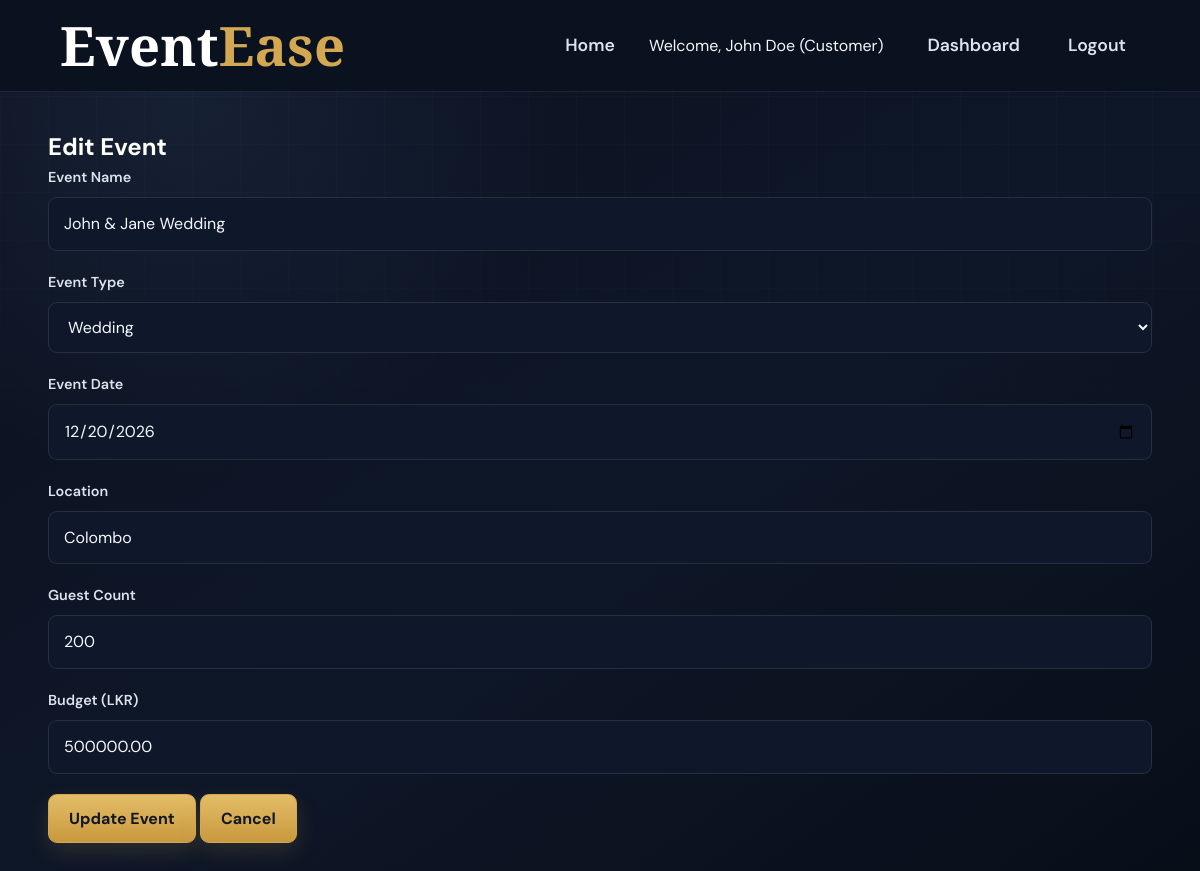
Screenshot of /?url=event/edit/1 (signed in) with the database file from the repository.
### tables this page shows
CREATE TABLE Events (
    event_id INT AUTO_INCREMENT PRIMARY KEY,
    customer_id INT NOT NULL,
    event_type_id INT NOT NULL,
    event_name VARCHAR(100) NOT NULL,
    event_date DATE NOT NULL,
    location VARCHAR(255) NOT NULL,
    guest_count INT NOT NULL,
    budget DECIMAL(10,2) NOT NULL,
    status ENUM('active','cancelled') DEFAULT 'active',
    created_at TIMESTAMP DEFAULT CURRENT_TIMESTAMP,
    FOREIGN KEY (customer_id) REFERENCES Customer(customer_id) ON DELETE CASCADE,
    FOREIGN KEY (event_type_id) REFERENCES EventType(event_type_id)
);

CREATE TABLE EventType (
    event_type_id INT AUTO_INCREMENT PRIMARY KEY,
    event_type_name VARCHAR(50) UNIQUE NOT NULL,
    description TEXT,
    status ENUM('active','inactive') DEFAULT 'active'
);

### app/controllers/EventController.php (called while the page is built, shortened)
<?php
class EventController {
    public function edit($eventId = null) {
        $event = Event::findById($eventId);
        $eventTypes = Event::getAllEventTypes();
        require_once '../app/views/customer/edit_event.php';
    }
}
?>

### app/models/Event.php (called while the page is built, shortened)
<?php
class Event {
    public static function findById($eventId) {
        $db = Database::getConnection();
        $stmt = $db->prepare("SELECT e.*, et.event_type_name FROM Events e JOIN EventType et ON e.event_type_id = et.event_type_id WHERE e.event_id = ?");
        $stmt->execute([$eventId]);
        return $stmt->fetch();
    }
    public static function getAllEventTypes() {
        $db = Database::getConnection();
        $stmt = $db->query("SELECT * FROM EventType WHERE status = 'active'");
        return $stmt->fetchAll();
    }
}
?>

### app/views/customer/edit_event.php (the view, shortened to what this page needs)
<?php include '../app/views/partials/header.php'; ?>
<h2>Edit Event</h2>
<?php
$old = isset($_SESSION['old']) ? $_SESSION['old'] : [];
$eventName = isset($old['event_name']) ? $old['event_name'] : $event['event_name'];
$eventTypeId = isset($old['event_type_id']) ? $old['event_type_id'] : $event['event_type_id'];
$eventDate = isset($old['event_date']) ? $old['event_date'] : $event['event_date'];
$location = isset($old['location']) ? $old['location'] : $event['location'];
$guestCount = isset($old['guest_count']) ? $old['guest_count'] : $event['guest_count'];
$budget = isset($old['budget']) ? $old['budget'] : $event['budget'];
?>
<form action="?url=event/update/<?php echo $event['event_id']; ?>" method="POST">
    <div class="form-group">
        <label>Event Name</label>
        <input type="text" name="event_name" value="<?php echo htmlspecialchars($eventName); ?>" required>
    </div>
    <div class="form-group">
        <label>Event Type</label>
        <select name="event_type_id" required>
            <?php foreach ($eventTypes as $type): ?>
                <option value="<?php echo $type['event_type_id']; ?>" <?php echo ($type['event_type_id'] == $eventTypeId) ? 'selected' : ''; ?>>
                    <?php echo htmlspecialchars($type['event_type_name']); ?>
                </option>
            <?php endforeach; ?>
        </select>
    </div>
    <div class="form-group">
        <label>Event Date</label>
        <input type="date" name="event_date" value="<?php echo htmlspecialchars($eventDate); ?>" required>
    </div>
    <div class="form-group">
        <label>Location</label>
        <input type="text" name="location" value="<?php echo htmlspecialchars($location); ?>" required>
    </div>
    <div class="form-group">
        <label>Guest Count</label>
        <input type="number" name="guest_count" min="1" value="<?php echo htmlspecialchars($guestCount); ?>" required>
    </div>
    <div class="form-group">
        <label>Budget (LKR)</label>
        <input type="number" step="0.01" name="budget" min="0" value="<?php echo htmlspecialchars($budget); ?>" required>
    </div>
    <button type="submit" class="btn">Update Event</button>
    <a href="?url=event/view/<?php echo $event['event_id']; ?>" class="btn">Cancel</a>
</form>
<?php include '../app/views/partials/footer.php'; ?>

### public/css/style.css (style rules this page uses)
:root { --navy-900: #080E18; --navy-800: #0B1220; --navy-700: #0F192B; --navy-600: #111B2E; --navy-500: #18243A; --navy-400: #1C2942; --gold: #D4A853; --gold-light: #E6C77A; --gold-dark: #B88B32; --white: #FFFFFF; --text: #F4F7FB; --text-soft: #DCE3EF; --muted: #A9B4C7; --muted-dark: #728097; --success: #35C48D; --danger: #F06B72; --warning: #E6B85C; --border: rgba(255, 255, 255, 0.08); --border-gold: rgba(212, 168, 83, 0.20); --shadow-sm: 0 8px 22px rgba(0, 0, 0, 0.16); --shadow-md: 0 12px 35px rgba(0, 0, 0, 0.20); --shadow-lg: 0 18px 50px rgba(0, 0, 0, 0.28); --radius-sm: 9px; --radius-md: 14px; --radius-lg: 16px; --transition: all 0.25s ease; }
* { box-sizing: border-box; margin: 0; padding: 0; }
html { scroll-behavior: smooth; }
body { min-height: 100vh; color: var(--text); background: radial-gradient(circle at 15% 10%, rgba(63, 81, 116, 0.22), transparent 30%), linear-gradient(145deg, var(--navy-800), #0E1728 55%, var(--navy-900)); font-family: 'DM Sans', 'Segoe UI', sans-serif; line-height: 1.6; }
body::before { content: ''; position: fixed; inset: 0; z-index: -1; pointer-events: none; background-image: linear-gradient(rgba(255, 255, 255, 0.018) 1px, transparent 1px), linear-gradient(90deg, rgba(255, 255, 255, 0.018) 1px, transparent 1px); background-size: 48px 48px; mask-image: linear-gradient(to bottom, black, transparent 75%); }
a { color: var(--gold-light); text-decoration: none; }
h1, h2, h3, h4 { color: var(--white); }
.btn { display: inline-flex; align-items: center; justify-content: center; gap: 8px; padding: 11px 20px; color: #101722; background: linear-gradient(180deg, #E3BD67, #C9993E); border: 1px solid var(--gold); border-radius: var(--radius-sm); font: inherit; font-weight: 700; text-decoration: none; cursor: pointer; box-shadow: 0 8px 22px rgba(212, 168, 83, 0.16); transition: var(--transition); }
.form-group { margin-bottom: 20px; }
.form-group label { display: block; margin-bottom: 8px; color: var(--text-soft); font-size: 0.9rem; font-weight: 600; }
.form-group input, .form-group select, .form-group textarea { width: 100%; padding: 13px 15px; color: var(--text); background: #0E182A; border: 1px solid rgba(255, 255, 255, 0.10); border-radius: var(--radius-sm); font: inherit; transition: var(--transition); }
.form-group input::placeholder, .form-group textarea::placeholder { color: var(--muted-dark); }

### rows the page displays
events: event_name "John & Jane Wedding", event_type_id "Wedding", event_date "12/20/2026", location "Colombo", guest_count "200", budget "500000.00"

### other values shown
$_SESSION['name'] "John Doe"
$_SESSION['role'] "Customer"
